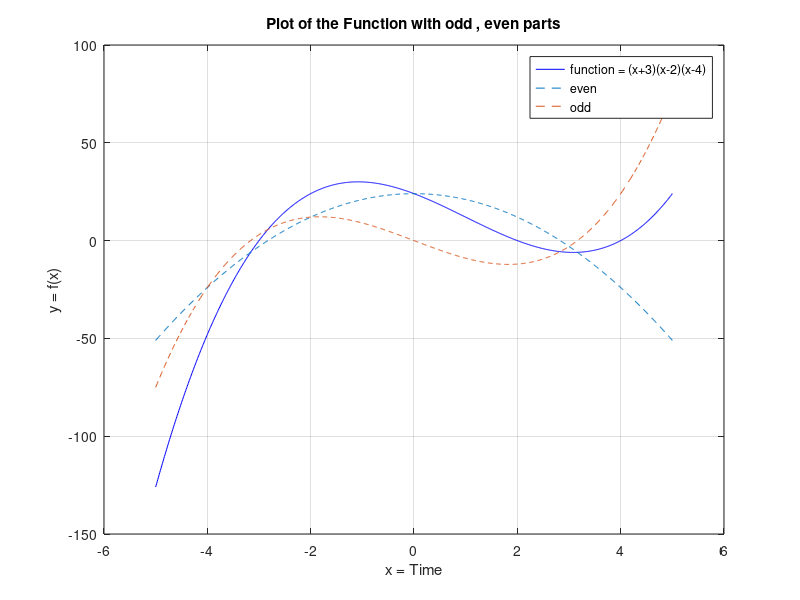

This figure's MATLAB source:

% Experiment 3 : odd , even parts of a function function



x = (-5:1/100:5)' ;
%x = linspace(-5,5);


vafund = @(vax) ( (vax + 3 ).*(vax - 2 ).*(vax - 4 ) );


vafun = vafund(x) ;
vaeve = ( vafund(x) + vafund(-1*x) )./2 ;
vaodd = ( vafund(x) - vafund(-1*x) )./2 ;

figure ;

plot(x,vafun,'b')

xlabel('x = Time')
ylabel('y = f(x)')
title('Plot of the Function with odd , even parts')
%grid

hold on

plot(x,vaeve,'--')
plot(x,vaodd,'--')

%grid

hold off

grid
legend('function = (x+3)(x-2)(x-4)','even', 'odd')

